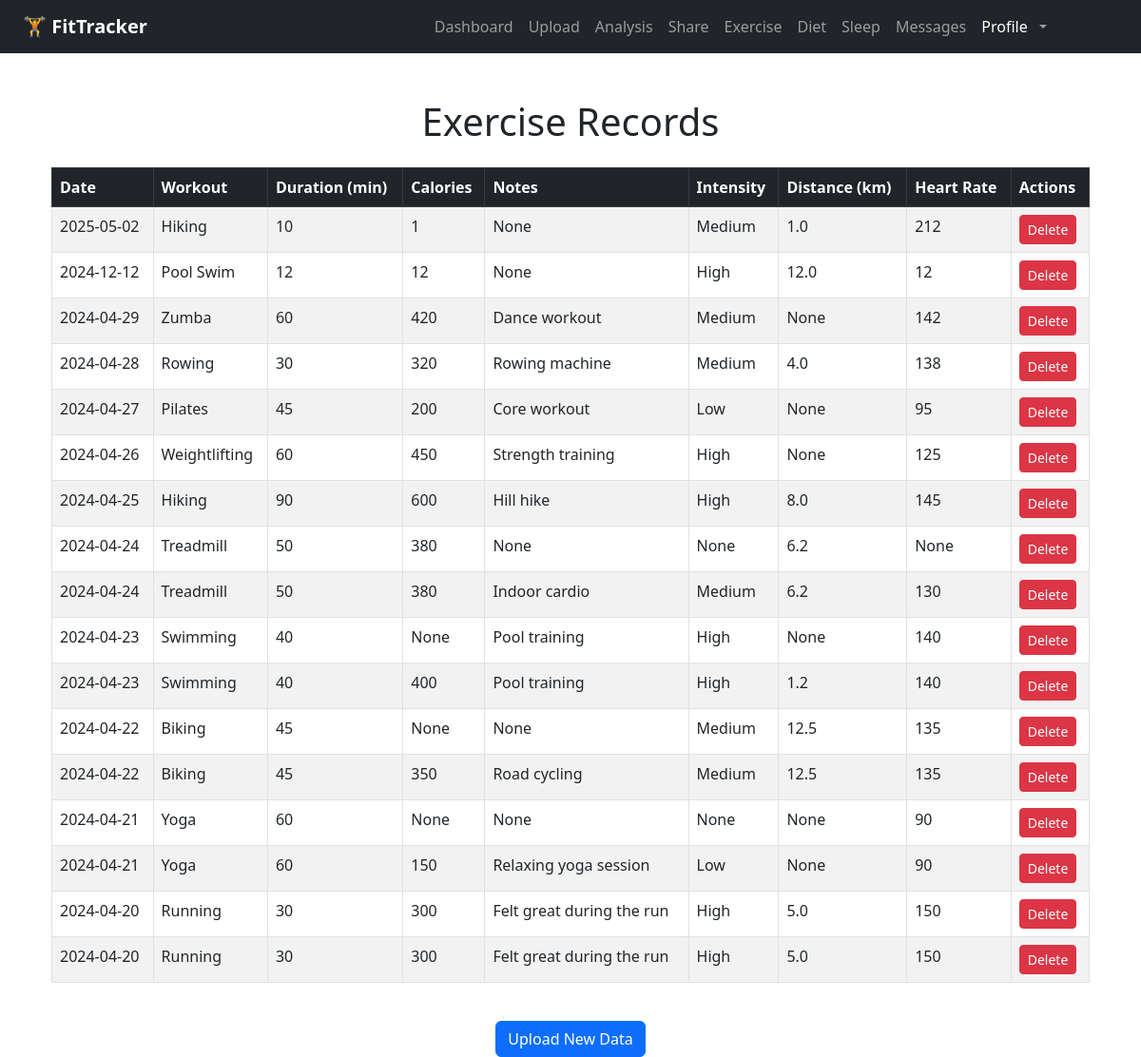
The app's page /records/exercise (signed in), older data.
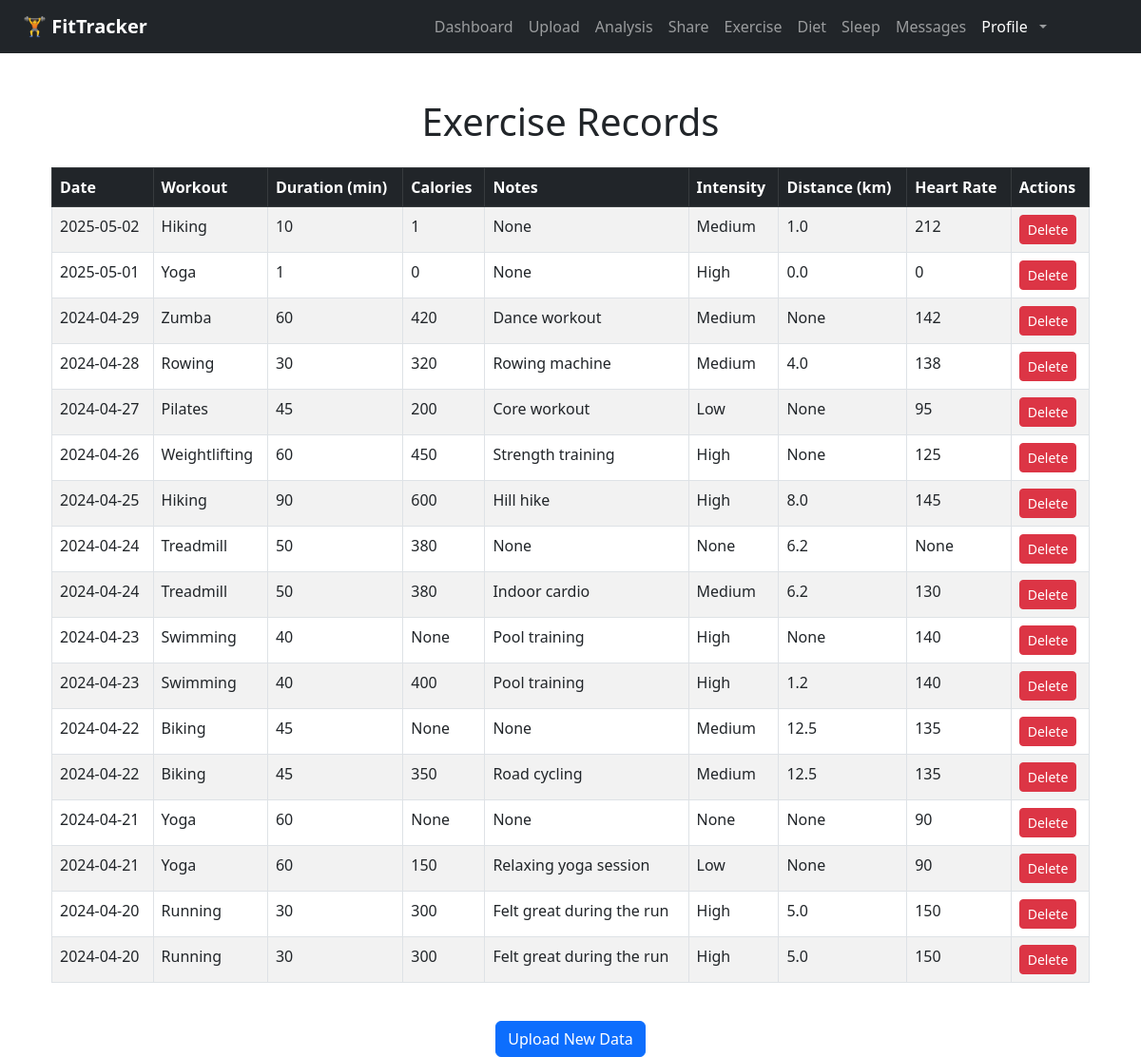
The same page, newer data.
### app/models.py (models this page shows)
class ExerciseEntry(db.Model):
    id = db.Column(db.Integer, primary_key=True)
    user_id = db.Column(db.Integer, db.ForeignKey('user.id'))
    workout_type = db.Column(db.String(100))
    intensity = db.Column(db.String(50))
    duration = db.Column(db.Integer)
    distance = db.Column(db.Float)
    calories = db.Column(db.Integer)
    heart_rate = db.Column(db.Integer)
    date = db.Column(db.Date)
    notes = db.Column(db.Text)

### app/routes.py (the view)
@main.route("/records/exercise")
def exercise_records():
    if "user_id" not in session:
        return redirect(url_for("main.login"))
    records = ExerciseEntry.query.filter_by(user_id=session["user_id"]).order_by(ExerciseEntry.date.desc()).all()
    return render_template("exercise_records.html", records=records)

### app/__init__.py (called while the page is built)
def create_app(config_class=None):
    app = Flask(__name__)
    if config_class:
        app.config.from_object(config_class)
    else:
        app.config['SECRET_KEY'] = "super-secret-key"
        app.config['SQLALCHEMY_DATABASE_URI'] = 'sqlite:///tracker.db'
        app.config['SQLALCHEMY_TRACK_MODIFICATIONS'] = False
    db.init_app(app)
    migrate.init_app(app, db)  # Bind migrate after app is created
    print("current database config is：", app.config['SQLALCHEMY_DATABASE_URI'])
    from . import models
    @app.context_processor
    def inject_message_model():
        return dict(Message=models.Message)
    from .routes import main
    app.register_blueprint(main)
    return app

### app/templates/exercise_records.html (shortened to what this page needs)
{% extends "base.html" %}
{% block content %}
<div class="container mt-5">
    <h1 class="text-center mb-4">Exercise Records</h1>
    {% if records %}
        <div class="table-responsive">
            <table class="table table-striped table-bordered">
                <thead class="table-dark">
                    <tr>
                        <th>Date</th>
                        <th>Workout</th>
                        <th>Duration (min)</th>
                        <th>Calories</th>
                        <th>Notes</th>
                        <th>Intensity</th>
                        <th>Distance (km)</th>
                        <th>Heart Rate</th>
                        <th>Actions</th>
                    </tr>
                </thead>
                <tbody>
                    {% for entry in records %}
                    <tr>
                        <td>{{ entry.date }}</td>
                        <td>{{ entry.workout_type }}</td>
                        <td>{{ entry.duration }}</td>
                        <td>{{ entry.calories }}</td>
                        <td>{{ entry.notes }}</td>
                        <td>{{ entry.intensity }}</td>
                        <td>{{ entry.distance }}</td>
                        <td>{{ entry.heart_rate }}</td>
                        <td>
                            <form action="{{ url_for('main.delete_exercise', entry_id=entry.id) }}" method="POST" style="display:inline;">
                                <button type="submit" class="btn btn-danger btn-sm" onclick="return confirm('Are you sure you want to delete this record?');">Delete</button>
                            </form>
                        </td>
                    </tr>
                    {% endfor %}
                </tbody>
            </table>
        </div>
    {% else %}
        <p class="text-center">No exercise records found.</p>
    {% endif %}
    <div class="text-center mt-4">
        <a href="{{ url_for('main.upload') }}" class="btn btn-primary">Upload New Data</a>
    </div>
</div>
{% endblock %}

### app/templates/base.html (shortened to what this page needs)
<!DOCTYPE html>
<html lang="en">
<head>
    <link href="https://cdn.jsdelivr.net/npm/bootstrap@5.3.0/dist/css/bootstrap.min.css" rel="stylesheet">
    <link rel="stylesheet" href="{{ url_for('static', filename='css/base.css') }}">
</head>
<body>
    <nav class="navbar navbar-expand-lg navbar-dark bg-dark px-4">
        <a class="navbar-brand fw-bold" href="{{ url_for('main.index') }}">🏋️ FitTracker</a>
        {% if session.get("user_id") %}
        <div class="collapse navbar-collapse" id="navbarContent">
          <ul class="navbar-nav ms-auto mb-2 mb-lg-0">
            <li class="nav-item">
              <a class="nav-link" href="{{ url_for('main.dashboard') }}">Dashboard</a>
            </li>
            <li class="nav-item">
              <a class="nav-link" href="{{ url_for('main.upload') }}">Upload</a>
            </li>
            <li class="nav-item">
              <a class="nav-link" href="{{ url_for('main.analysis') }}">Analysis</a>
            </li>
            <li class="nav-item">
              <a class="nav-link" href="{{ url_for('main.share') }}">Share</a>
            </li>
            <li class="nav-item">
              <a class="nav-link" href="{{ url_for('main.exercise_records') }}">Exercise</a>
            </li>
            <li class="nav-item">
              <a class="nav-link" href="{{ url_for('main.diet_records') }}">Diet</a>
            </li>
            <li class="nav-item">
              <a class="nav-link" href="{{ url_for('main.sleep_records') }}">Sleep</a>
            </li>
            <li class="nav-item">
              {% set unread_count = Message.query.filter_by(receiver_id=session['user_id'], is_read=False).count() %}
              <a class="nav-link" href="{{ url_for('main.messages') }}">
                Messages
              </a>
            </li>
            <li class="nav-item dropdown">
              <a class="nav-link dropdown-toggle d-flex align-items-center gap-2" href="#" id="userDropdown" role="button" data-bs-toggle="dropdown" aria-expanded="false">
                <span class="d-none d-md-inline fw-medium text-white">Profile</span>
              </a>
            </li>
            <li class="nav-item">
              <pre>        </pre>
            </li>
          </ul>
        </div>
        {% endif %}
    </nav>
    <div class="container mt-4">
        {% block content %}{% endblock %}
    </div>
</body>
</html>

Row changes from the older to the newer data that the page shows:
removed ExerciseEntry: date "2024-12-12", workout_type "Pool Swim", duration "12", calories "12", notes "None", intensity "High", distance "12.0", heart_rate "12"
added ExerciseEntry: date "2025-05-01", workout_type "Yoga", duration "1", calories "0", notes "None", intensity "High", distance "0.0", heart_rate "0"
